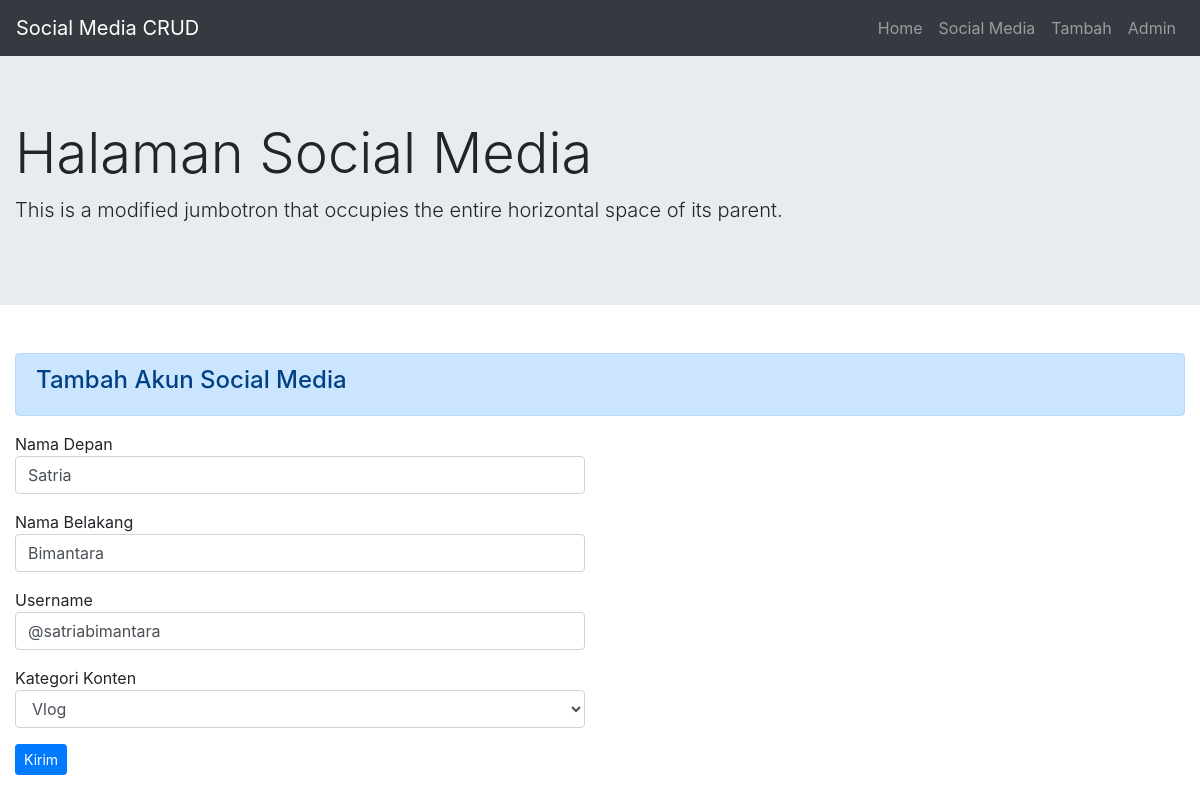
The page /socialmedia/update/19/ on the database its author committed.
### socialmedia/models.py (models this page shows, shortened)
class SocialMediaModel(models.Model):
    first_name = models.CharField(max_length=20)
    last_name = models.CharField(max_length=30)
    username = models.CharField(
        max_length=50,
        validators=[
            validasi_username
        ]
    )
    CONTENT_CATEGORIES = (
        ('programming', 'Programming'),
        ('vlog', 'Vlog'),
        ('culinary', 'Culinary'),
        ('nan', 'Not Set')
    )
    category_content = models.CharField(
        max_length=50,
        choices=CONTENT_CATEGORIES,
        default='nan'
    )

### socialmedia/views.py (the view, shortened to what this page needs)
class SocmedFormView(View):
    template_name = 'socialmedia/tambah.html',
    socialmedia_form = SocialMediaForms()
    mode = None
    context = {}
    def get(self, request, **params):
        if self.mode == 'update':
            akun_update = SocialMediaModel.objects.get(
                id=params['id_username'])
            data = akun_update.__dict__
            self.socialmedia_form = SocialMediaForms(
                request.POST or None,
                initial=data,
                instance=akun_update
            )
        self.context = {
            'title_page': 'Social Media',
            'sub_title': 'Halaman Social Media',
            'socialmedia_form': self.socialmedia_form,
        }
        return render(request, self.template_name, self.context)

### socialmedia/templates/socialmedia/tambah.html (shortened to what this page needs)
{% extends 'socialmedia/index.html' %}
{% block content %}
<div class="row">
    <div class="col">
        <div class="alert alert-primary" role="alert">
            <h4 class="alert-heading">Tambah Akun Social Media</h4>
        </div>
    </div>
</div>
<div class="row">
    <div class="col-lg-6">
        <form method='post'>
            {% for form in socialmedia_form %}
            <div class="form-group">
                {{form.label}}
                {{form}}
            </div>
            {% endfor %}
            <button type="submit" class="btn btn-primary btn-sm">Kirim</button>
        </form>
    </div>
</div>
{% endblock content %}

### rows shown on the page
SocialMediaModel: socialmedia_form "Satria" "Bimantara" "@satriabimantara" "Vlog"

### other values the page prints
{{ sub_title }} "Halaman Social Media"
